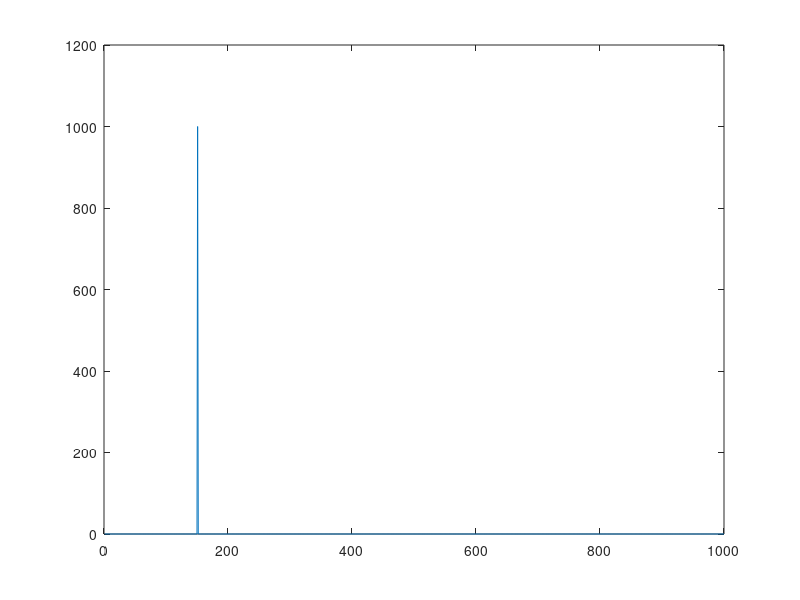
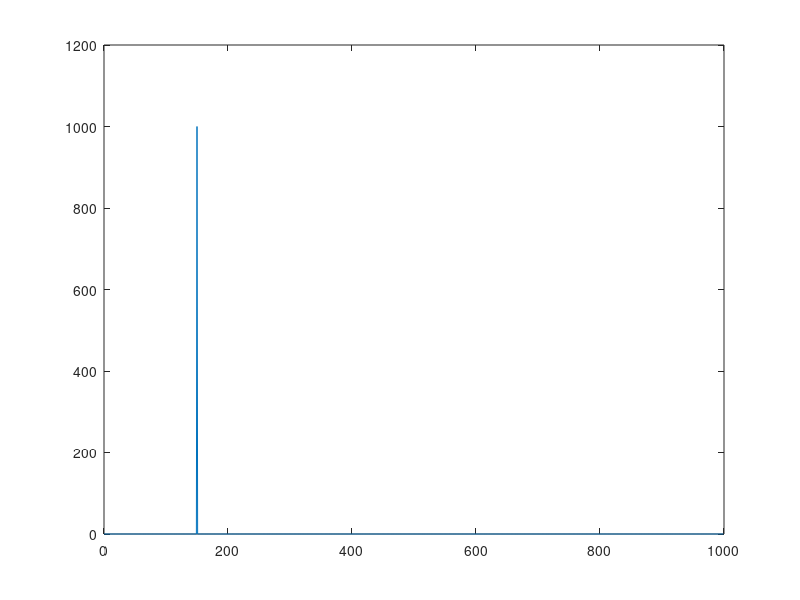

MATLAB code for these plots, in order:

close all
fs=1000;
f=100;
t=0:1/fs:1-1/fs;
emod=exp(1i*2*pi*50*t);
x=exp(1i*2*pi*f*t);
x=x.*emod;


X=fft(x);
figure;
plot(abs(X))

faxis=0:length(t)*1/fs:fs-1/fs;
figure 
emod2=exp(1i*2*pi*50*faxis);
X=X.*emod2;
plot(faxis,abs(X));

